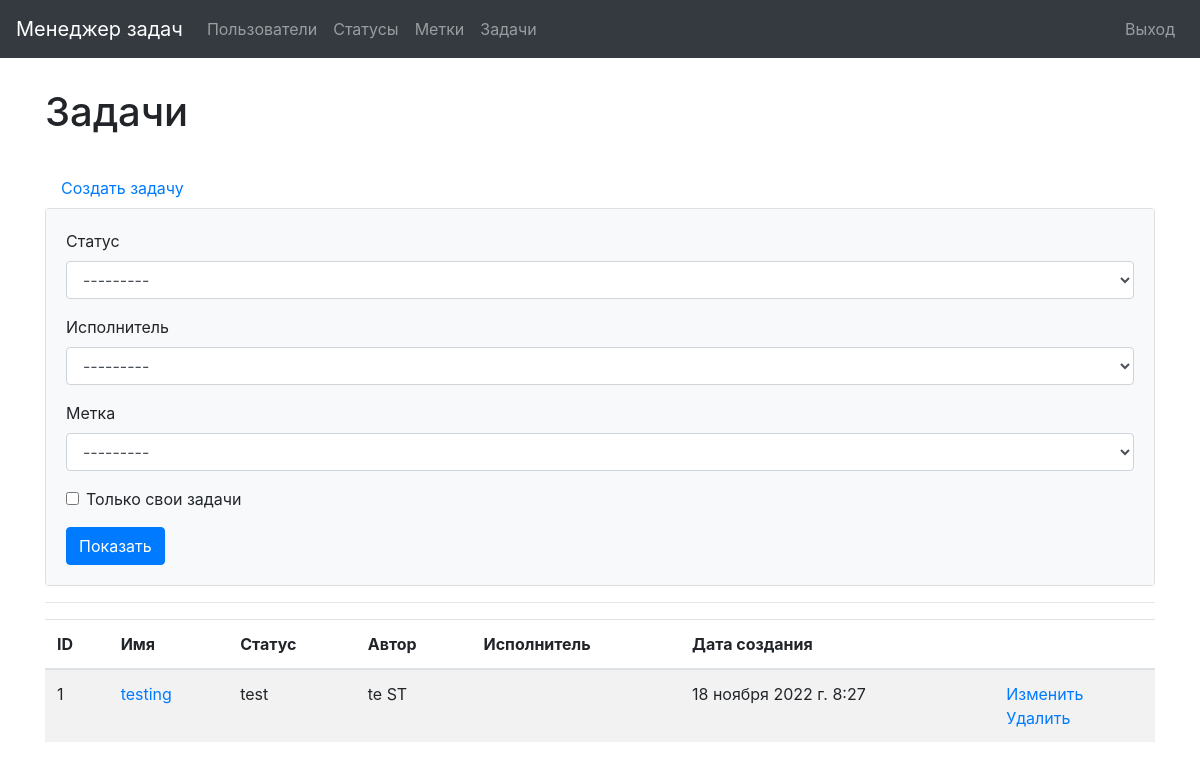
Page /tasks/ (signed in) on the committed database.
### task_manager/tasks/models.py (models this page shows)
class Task(models.Model):
    author = models.ForeignKey(User, on_delete=models.PROTECT,
                               related_name='author')
    name = models.CharField(max_length=150, unique=True)
    description = models.TextField(max_length=500, blank=True, null=True)
    status = models.ForeignKey(Status, on_delete=models.PROTECT)
    executor = models.ForeignKey(
        User, on_delete=models.PROTECT,
        blank=True,
        null=True,
        related_name="tasks")
    labels = models.ManyToManyField(Label, blank=True)
    date_created = models.DateTimeField(auto_now_add=True)

### task_manager/statuses/models.py (models this page shows)
class Status(models.Model):
    name = models.CharField(max_length=255, verbose_name='DefaultName')
    date_created = models.DateTimeField(auto_now_add=True)
    def __str__(self):
        return self.name

### task_manager/tasks/views.py (the view)
# urls.py: path('', views.TasksPage.as_view(), name='tasks_list'),
class TasksPage(CustomLoginRequired, FilterView):
    filterset_class = TasksFilterForm
    template_name = 'tasks/tasks.html'
    model = Task

### task_manager/labels/models.py (called while the page is built)
    def __str__(self):
        return self.name

### task_manager/mixins.py (called while the page is built)
    def dispatch(self, request, *args, **kwargs):
        if not request.user.is_authenticated:
            messages.error(request, _("""You are not logged in!
                                      Please log in."""))
            return redirect(reverse_lazy('login'))
        return super().dispatch(request, *args, **kwargs)

### task_manager/templates/tasks/tasks.html
{% extends 'base.html' %}
{% load i18n %}
{% load bootstrap4 %}
{% block content %}
<h1>{% translate "Tasks" %} </h1>
<br>
<a class="nav-link" href="{% url 'create_task' %}">{% translate "Create a task" %}</a>
<div class="card">
    <div class="card-body bg-light">
        <form method="get">
            {% bootstrap_form filter.form %}
            <button type="submit" class="btn btn-primary">{% translate "Show" %}</button>
        </form>
    </div>
</div>
<table class="table table-striped">
    <thead>
      <tr>
        <th>ID</th>
        <th>{% translate "Name" %}</th>
        <th>{% translate "Status" %}</th>
        <th>{% translate "Author" %}</th>
        <th>{% translate "Executor" %}</th>
        <th>{% translate "Date of creation" %}</th>
        <th></th>
      </tr>
    </thead>
    <tbody>
        <hr>
        {% for task in filter.qs %}
        <tr>
            <td>{{ task.id }}</td>
            <td><a href="{% url 'detail_task' task.id%}">{{ task.name }}</a></td>
            <td>{{ task.status }}</td>
            <td>{{task.author.first_name}} {{task.author.last_name}}</td>
            <td>{{task.executor.first_name}} {{task.executor.last_name}}</td>
            <td>{{ task.date_created }}</td>
            <td>
                <a href="{% url 'update_task' task.id %}">{% translate "Edit" %}</a>
                <br>
                <a href="{% url 'delete_task' task.id %}">{% translate "Delete" %}</a>
            </td>
        </tr>
        {% endfor %}
    </tbody>
</table>
{% endblock %}

### rows in the picture
Task: id "1", name "testing", status "test", author.first_name "te", author.last_name "ST", date_created "18 ноября 2022 г. 8:27"
